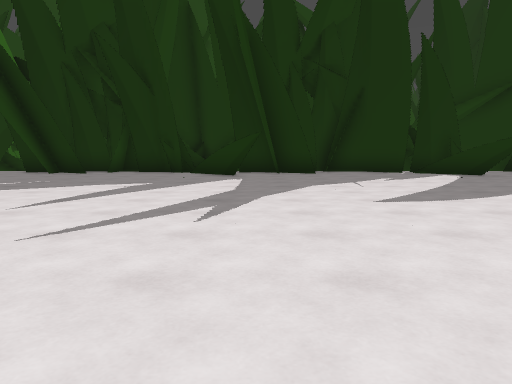
View 1 (above)

21 first-person views from a walk through a 3-D level made in the Godot game engine. The camera is 1.2 m above the floor, tilts 6° down and sees 70° across. The floor is counted in squares, 1.76 m on a side. Each view is taken from the middle of a square. On the plan, view 1 faces up. The plan holds only what a view shows up to about 11 squares ahead; the rest is blank. The place goes on beyond the plan.

View 2
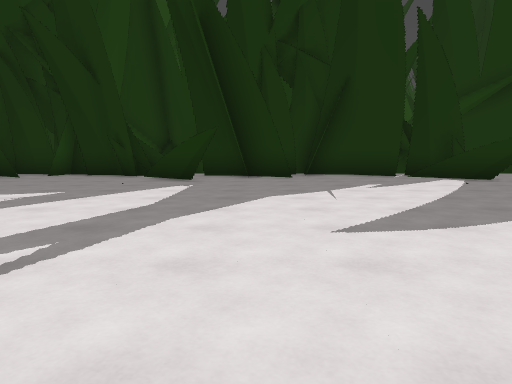

View 3
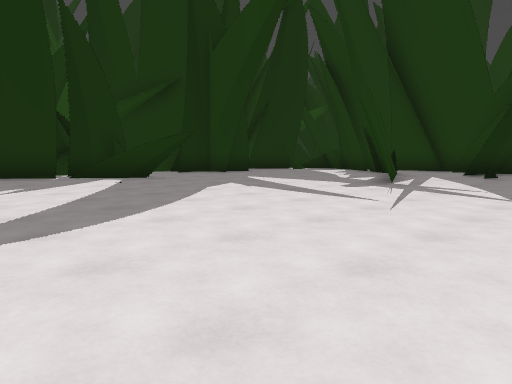

View 4
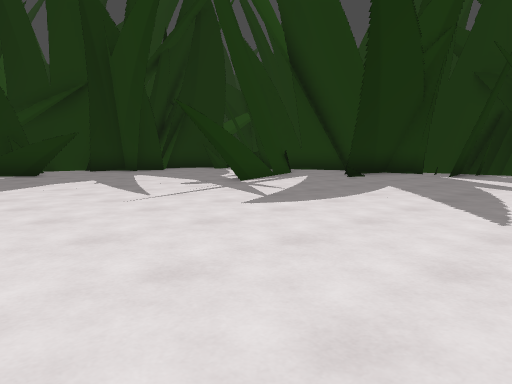

View 5
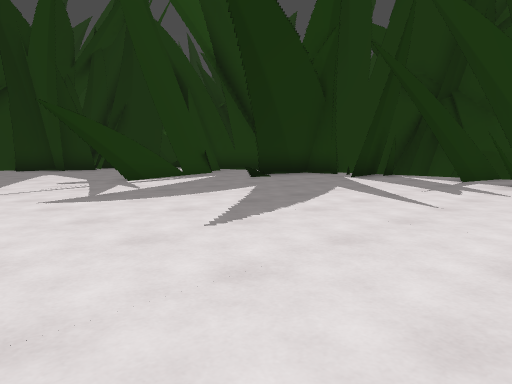

View 6
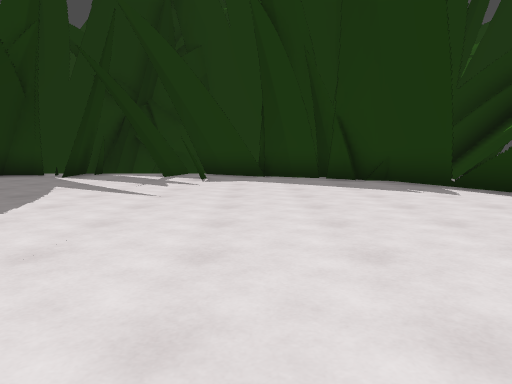

View 7
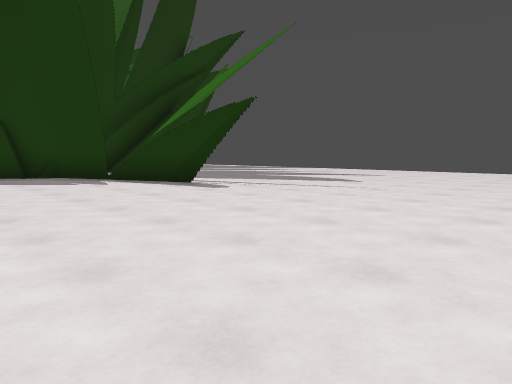

View 8
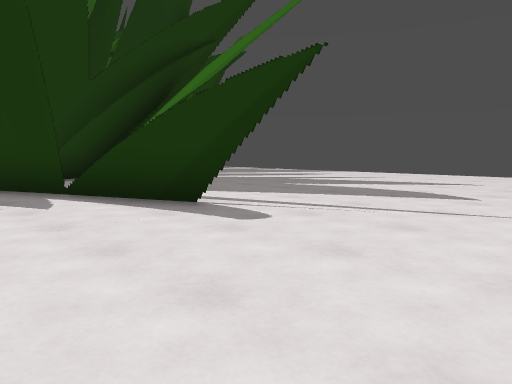

View 9
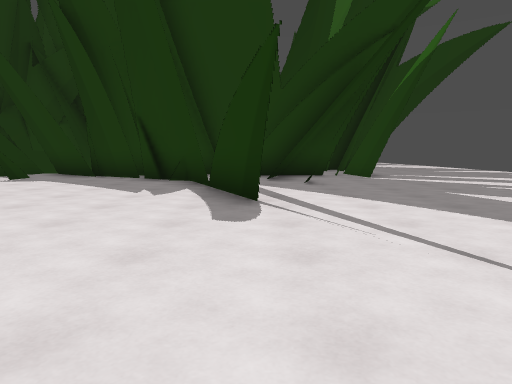

View 10
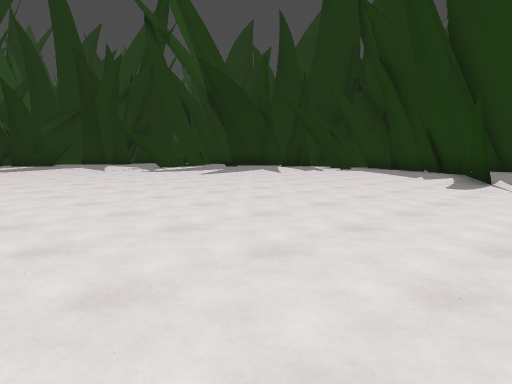

View 11
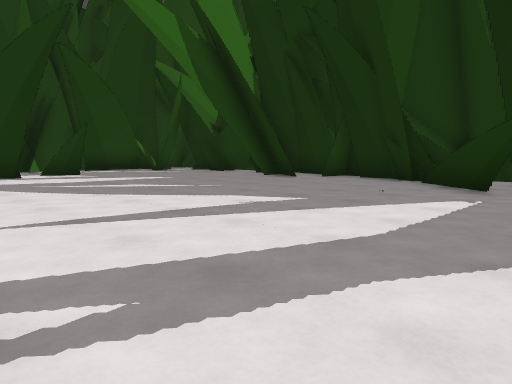

View 12
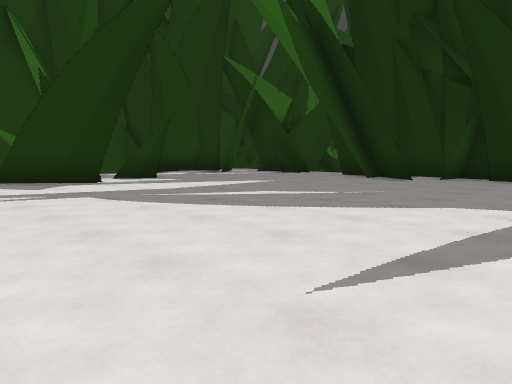

View 13
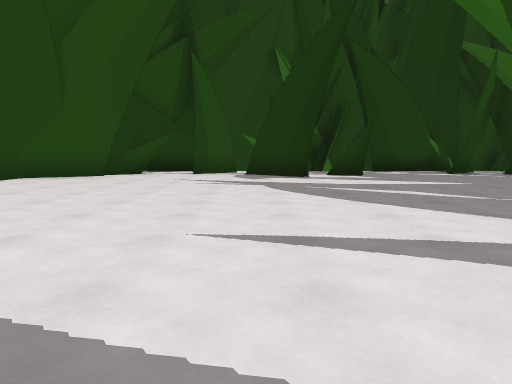

View 14
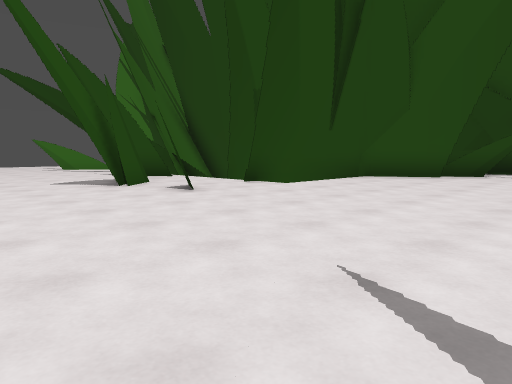

View 15
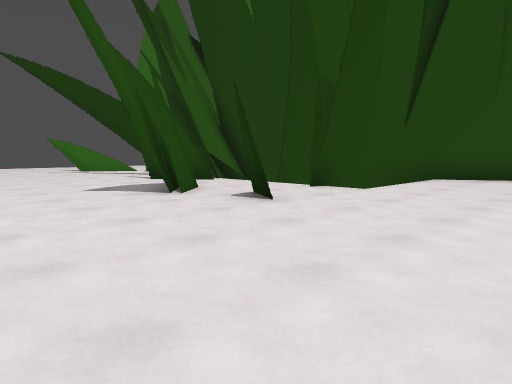

View 16
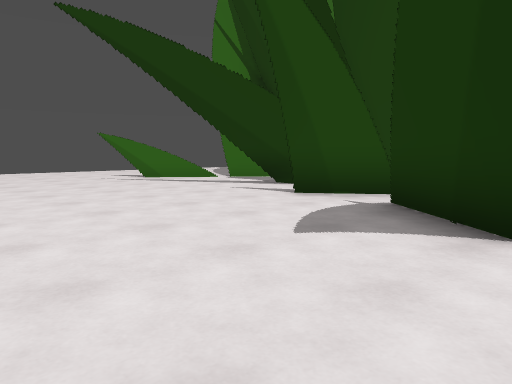

View 17
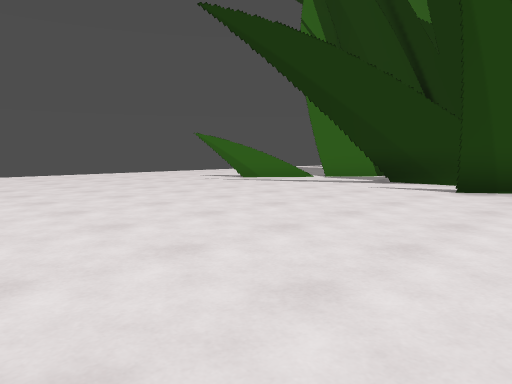

View 18
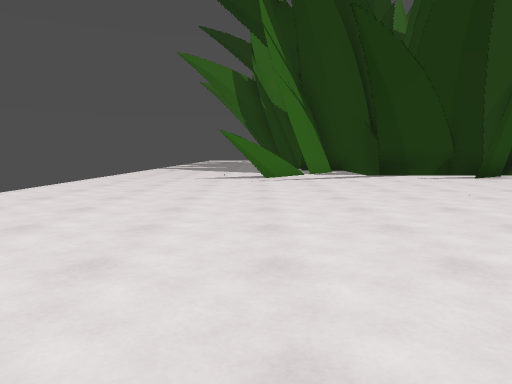

View 19
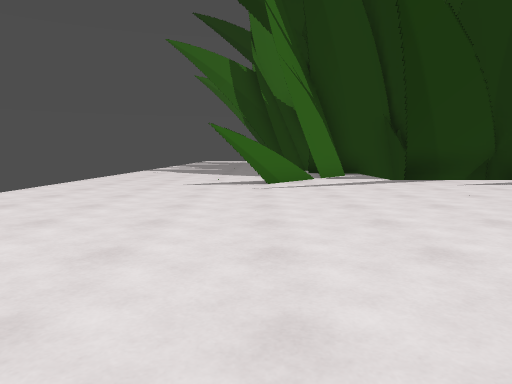

View 20
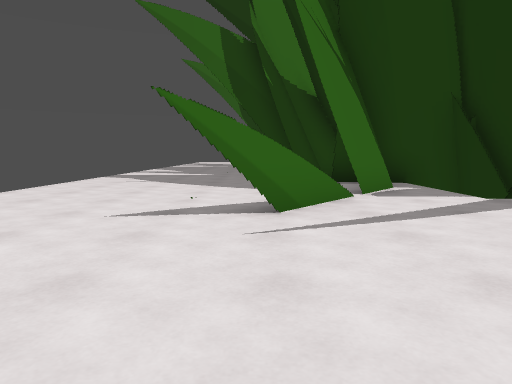

View 21
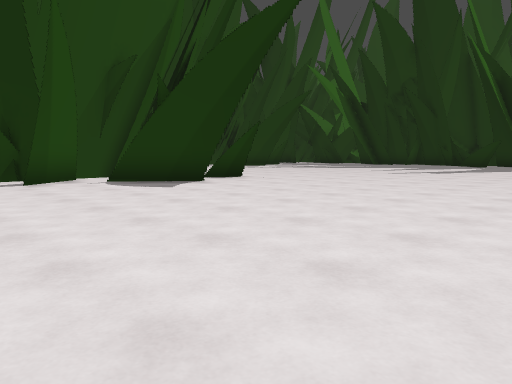

### Floor plan
Key: @ floor where view 1 was taken; # wall or solid block; . floor; = window, fence, low wall or low ledge.
Columns run from 11 left of view 1 to 16 right of it. Each row starts with its distance up from view 1.
 13     ##            #
 12 .. .###=######   ##.
 11 ....  .  ..#.    ##.
 10   ... .. .... .. =...
  9  .....................
  8 #......................
  7 ##.....................##
  6 ##..................###=#
  5 ....................... #
  4 ...    ................
  3 ..  ...................
  2   .....................    #
  1 #...........................
  0 # ...... ..@..............##
 -1 ##...... ............... ###
 -2  #####.#...................#
 -3     #  ##..................#
 -4        ##.................##
 -5       ##.................###
 -6      ##.................##
 -7      ##...............####
 -8      #. ............###
 -9     =#.. ..............
-10     # .................  #
-11     #..................  =##
-12 ##  ##.................   .#
-13 .    ##.....................
-14 . .. .. ....................
-15 . ............. .. ....   ..
-16 .............      ...
-17 ............       ..

Where each view was taken, in squares from view 1:
view 1: 0 up, 0 right, facing up
view 2: 2 up, 1 right, facing up
view 3: 2 up, 2 right, facing up-right
view 4: 1 down, 4 right, facing up-right
view 5: 3 down, 6 right, facing up-right
view 6: 3 down, 5 right, facing right
view 7: 3 down, 3 right, facing down-right
view 8: 5 down, 6 right, facing down-right
view 9: 8 down, 5 right, facing right
view 10: 10 down, 1 right, facing up-right
view 11: 4 up, 1 right, facing up-left
view 12: 3 up, 2 left, facing up-left
view 13: 5 up, 0 right, facing left
view 14: 4 up, 0 right, facing down-left
view 15: 2 up, 0 right, facing down-left
view 16: 3 down, 0 right, facing down-left
view 17: 5 down, 2 right, facing down-left
view 18: 13 down, 5 right, facing left
view 19: 13 down, 3 right, facing left
view 20: 13 down, 1 left, facing left
view 21: 9 down, 4 right, facing up-left
